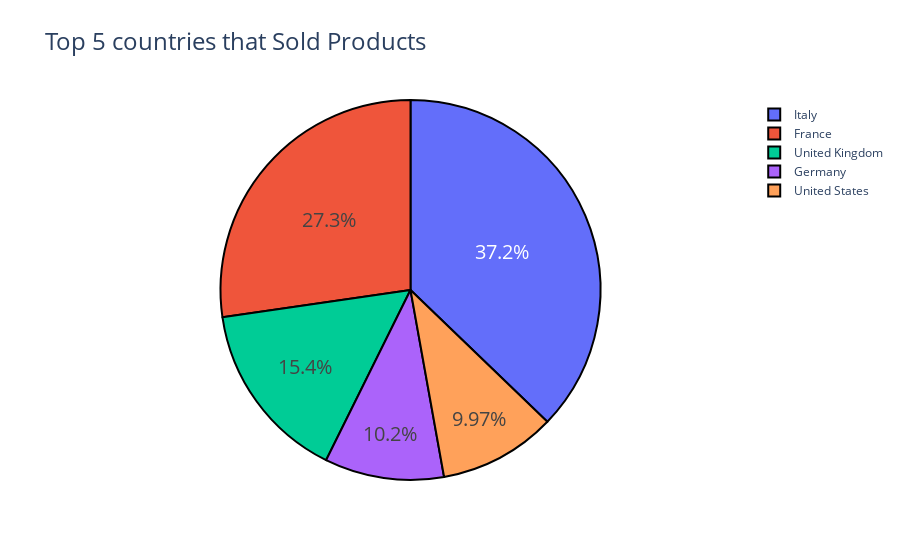

Notebook source saved alongside this figure:
### Markdown cell above
# FINDINGS
### The Findings here show that of the items sold almost 84% of these products fall in the All Season Category.

### Code cell
# Find top selling countries
seller_country_count = vestiaire_clean['seller_country'].value_counts()

top_countries = seller_country_count.head(5)

fig_country = go.Figure(data=[go.Pie(labels=top_countries.index,  values=top_countries.values, 
                             hoverinfo='label+value', textinfo='percent',
                             textfont_size=20, marker=dict( 
                             line=dict(color='#000000', width=2)))])

fig_country.update_layout(title_text= "Top 5 countries that Sold Products", title_font_size=24)
fig_country.show()

### Figure 1 — Plotly figure (JSON) as saved in the notebook; plotly's stock layout.template omitted (floating-point values rounded to 4 significant figures)
{"data": [{"hoverinfo": "label+value", "labels": ["Italy", "France", "United Kingdom", "Germany", "United States"], "marker": {"line": {"color": "#000000", "width": 2}}, "textfont": {"size": 20}, "textinfo": "percent", "type": "pie", "values": [3596, 2639, 1486, 982, 964]}], "layout": {"title": {"font": {"size": 24}, "text": "Top 5 countries that Sold Products"}}}
